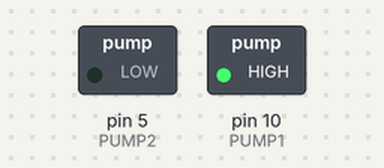
Bench run of a sketch on a simulated Arduino Uno, built with avr-gcc and run on an emulated ATmega328P. On the bench: switched loads named in the sketch (green lamp = pin HIGH).

Above: at 2.5 s.
At 7.5 s:
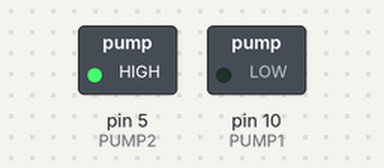
Timing chart, 0 to 13.0 s (numbered marks = the images above):
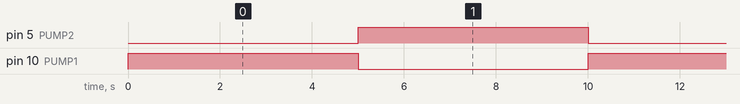

Measured:
- by itself, pin 5 (PUMP2), pin 10 (PUMP1): alternates HIGH for 5.0 s and LOW for 5.0 s

The sketch:

TestPumps.ino
```cpp
// Before v4.4 it was 20 and 21

#define PUMP1 10
#define PUMP2 5


void setup() {
  pinMode(PUMP1, OUTPUT);
   pinMode(PUMP2, OUTPUT);
}

// the loop function runs over and over again forever
void loop() {
  digitalWrite(PUMP2, LOW);
  digitalWrite(PUMP1, HIGH);
  delay(5000);
  digitalWrite(PUMP1, LOW);
  digitalWrite(PUMP2, HIGH);
  delay(5000);
}
```
